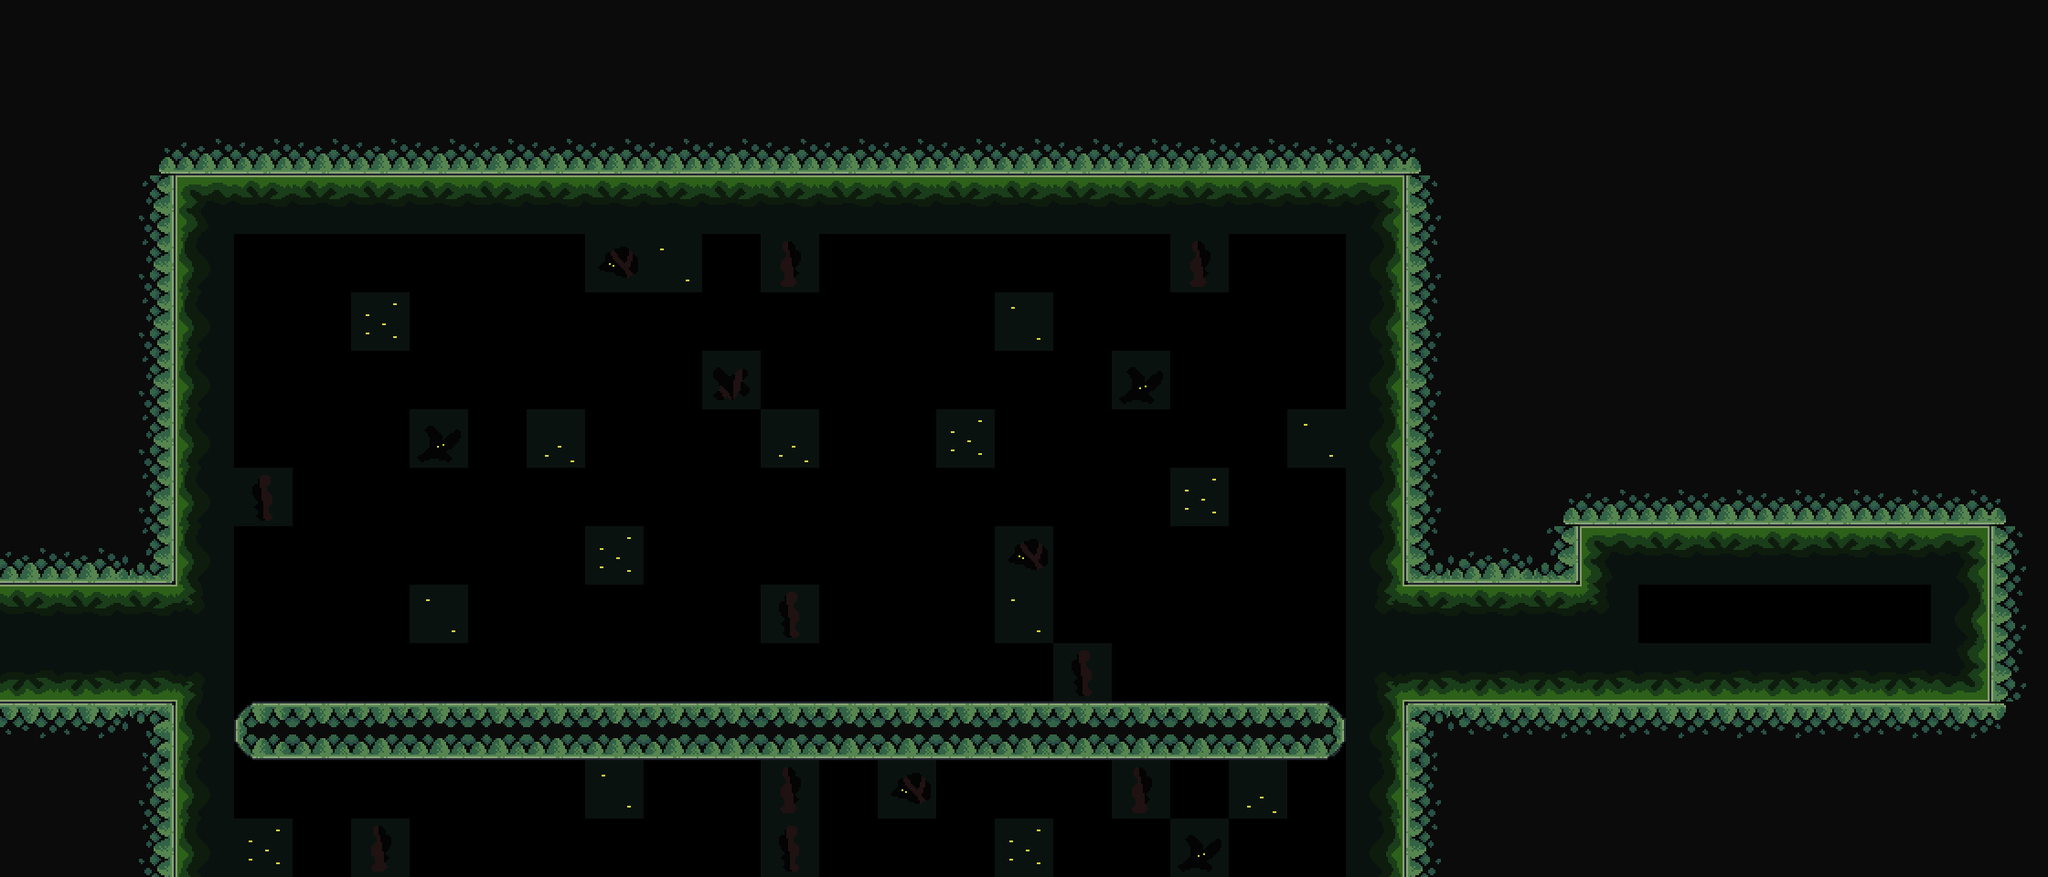

A level layout from a 2D game, rendered from its tile map. Below: a short description, then the map file with its tile-grid data intact:
An orthogonal 35x15 tile map with 64x64 px tiles, 2 tile layers (Terrain, BG), 4 tilesets and 20 objects (4x fly, 3x slime, 2x door, 2x gulka, 2x ranged_fly, ...).

<map version="1.10" tiledversion="1.11.0" orientation="orthogonal" renderorder="right-down" width="35" height="15" tilewidth="64" tileheight="64" infinite="0" nextlayerid="18" nextobjectid="35">
 <tileset firstgid="1" source="../tilesets/objects.tsx" />
 <tileset firstgid="40" source="../tilesets/grass_tileset.tsx" />
 <tileset firstgid="61" source="../tilesets/blue_tileset.tsx" />
 <tileset firstgid="97" source="../tilesets/grass_floor_tileset.tsx" />
 <layer id="1" name="Terrain" width="35" height="15">
  <data encoding="csv">
105,105,105,105,105,105,105,105,105,105,105,105,105,105,105,105,105,105,105,105,105,105,105,105,105,105,105,105,105,105,105,105,105,105,105,
105,105,105,105,105,105,105,105,105,105,105,105,105,105,105,105,105,105,105,105,105,105,105,105,105,105,105,105,105,105,105,105,105,105,105,
105,105,107,112,112,112,112,112,112,112,112,112,112,112,112,112,112,112,112,112,112,112,112,112,108,105,105,105,105,105,105,105,105,105,105,
105,105,106,0,0,0,0,0,0,0,0,0,0,0,0,0,0,0,0,0,0,0,0,0,104,105,105,105,105,105,105,105,105,105,105,
105,105,106,0,0,0,0,0,0,0,0,0,0,0,0,0,0,0,0,0,0,0,0,0,104,105,105,105,105,105,105,105,105,105,105,
105,105,106,0,0,0,0,0,0,0,0,0,0,0,0,0,0,0,0,0,0,0,0,0,104,105,105,105,105,105,105,105,105,105,105,
105,105,106,0,0,0,0,0,0,0,0,0,0,0,0,0,0,0,0,0,0,0,0,0,104,105,105,105,105,105,105,105,105,105,105,
105,105,106,0,0,0,0,0,0,0,0,0,0,0,0,0,0,0,0,0,0,0,0,0,104,105,105,105,105,105,105,105,105,105,105,
105,105,106,0,0,0,0,0,0,0,0,0,0,0,0,0,0,0,0,0,0,0,0,0,104,105,107,112,112,112,112,112,112,112,108,
112,112,113,0,0,0,0,0,0,0,0,0,0,0,0,0,0,0,0,0,0,0,0,0,111,112,113,0,0,0,0,0,0,0,104,
0,0,0,0,0,0,0,0,0,0,0,0,0,0,0,0,0,0,0,0,0,0,0,0,0,0,0,0,0,0,0,0,0,0,104,
0,0,0,0,0,0,0,0,0,0,0,0,0,0,0,0,0,0,0,0,0,0,0,0,0,0,0,0,0,0,0,0,0,0,104,
98,98,99,0,100,101,101,101,101,101,101,101,101,101,101,101,101,101,101,101,101,101,102,0,97,98,98,98,98,98,98,98,98,98,115,
105,105,106,0,0,0,0,0,0,0,0,0,0,0,0,0,0,0,0,0,0,0,0,0,104,105,105,105,105,105,105,105,105,105,105,
105,105,106,0,0,0,0,0,0,0,0,0,0,0,0,0,0,0,0,0,0,0,0,0,104,105,105,105,105,105,105,105,105,105,105
</data>
 </layer>
 <layer id="17" name="BG" width="35" height="15">
  <data encoding="csv">
0,0,0,0,0,0,0,0,0,0,0,0,0,0,0,0,0,0,0,0,0,0,0,0,0,0,0,0,0,0,0,0,0,0,0,
0,0,0,0,0,0,0,0,0,0,0,0,0,0,0,0,0,0,0,0,0,0,0,0,0,0,0,0,0,0,0,0,0,0,0,
0,0,0,0,0,0,0,0,0,0,0,0,0,0,0,0,0,0,0,0,0,0,0,0,0,0,0,0,0,0,0,0,0,0,0,
0,0,0,40,41,41,41,41,41,41,41,41,41,41,41,41,41,41,41,41,41,41,41,42,0,0,0,0,0,0,0,0,0,0,0,
0,0,0,47,0,0,0,0,0,0,52,53,0,57,0,0,0,0,0,0,57,0,0,49,0,0,0,0,0,0,0,0,0,0,0,
0,0,0,47,0,0,46,0,0,0,0,0,0,0,0,0,0,53,0,0,0,0,0,49,0,0,0,0,0,0,0,0,0,0,0,
0,0,0,47,0,0,0,0,0,0,0,0,58,0,0,0,0,0,0,45,0,0,0,49,0,0,0,0,0,0,0,0,0,0,0,
0,0,0,47,0,0,0,45,0,60,0,0,0,60,0,0,46,0,0,0,0,0,53,49,0,0,0,0,0,0,0,0,0,0,0,
0,0,0,47,59,0,0,0,0,0,0,0,0,0,0,0,0,0,0,0,46,0,0,49,0,0,0,0,0,0,0,0,0,0,0,
0,0,0,47,0,0,0,0,0,0,46,0,0,0,0,0,0,52,0,0,0,0,0,49,0,0,0,40,41,41,41,41,41,42,0,
41,41,41,51,0,0,0,53,0,0,0,0,0,59,0,0,0,53,0,0,0,0,0,50,41,41,41,51,0,0,0,0,0,49,0,
55,55,55,44,0,0,0,0,0,0,0,0,0,0,0,0,0,0,59,0,0,0,0,43,55,55,55,55,55,55,55,55,55,56,0,
0,0,0,47,0,0,0,0,0,0,0,0,0,0,0,0,0,0,0,0,0,0,0,49,0,0,0,0,0,0,0,0,0,0,0,
0,0,0,47,0,0,0,0,0,0,53,0,0,57,0,52,0,0,0,57,0,60,0,49,0,0,0,0,0,0,0,0,0,0,0,
0,0,0,47,46,0,57,0,0,0,0,0,0,59,0,0,0,46,0,0,45,0,0,49,0,0,0,0,0,0,0,0,0,0,0
</data>
 </layer>
 <objectgroup id="12" name="Objects">
  <object id="11" name="player" gid="31" x="-19.3333" y="786" width="96" height="96">
   <properties>
    <property name="spawn" value="left" />
   </properties>
  </object>
  <object id="13" name="chest" gid="3" x="2099" y="767.667" width="50" height="36">
   <properties>
    <property name="item" value="throw_attack" />
    <property name="reverse" type="bool" value="true" />
   </properties>
  </object>
  <object id="17" name="door" x="1537" y="650.33" width="63.3333" height="63.3333">
   <properties>
    <property name="mode" value="distance" />
    <property name="open_distance" type="int" value="1300" />
    <property name="reverse" type="bool" value="false" />
    <property name="should_close" type="bool" value="true" />
   </properties>
  </object>
  <object id="18" name="door" x="128" y="650.333" width="63.3333" height="63.3333">
   <properties>
    <property name="mode" value="cross" />
    <property name="open_distance" type="int" value="0" />
    <property name="reverse" type="bool" value="true" />
    <property name="should_close" type="bool" value="true" />
   </properties>
  </object>
 </objectgroup>
 <objectgroup id="16" name="Enemies">
  <object id="19" name="slime" gid="29" x="774" y="759.333" width="36" height="32" />
  <object id="20" name="slime" gid="29" x="862" y="759.333" width="36" height="32" />
  <object id="21" name="slime" gid="29" x="950" y="760.667" width="36" height="32" />
  <object id="22" name="fly" gid="30" x="204" y="370.333" width="48" height="42" />
  <object id="23" name="fly" gid="30" x="330.667" y="246.333" width="48" height="42" />
  <object id="24" name="fly" gid="30" x="1352" y="241" width="48" height="42" />
  <object id="25" name="fly" gid="30" x="1486.67" y="375.667" width="48" height="42" />
  <object id="26" name="gulka" gid="9" x="192.333" y="240.667" width="46" height="48">
   <properties>
    <property name="facing_direction" value="down" />
   </properties>
  </object>
  <object id="27" name="gulka" gid="9" x="1488.67" y="240" width="46" height="48">
   <properties>
    <property name="facing_direction" value="down" />
   </properties>
  </object>
  <object id="28" name="ranged_fly" gid="30" x="298" y="339" width="48" height="42" />
  <object id="29" name="ranged_fly" gid="30" x="1393.33" y="328.333" width="48" height="42" />
  <object id="30" name="runner" gid="10" x="1005.33" y="760" width="24" height="50" />
  <object id="31" name="runner" gid="10" x="708" y="760" width="24" height="50" />
  <object id="33" name="fool_eater" gid="38" x="194" y="344" width="90" height="90">
   <properties>
    <property name="facing_direction" value="right" />
   </properties>
  </object>
  <object id="34" name="fool_eater" gid="38" x="1444" y="346" width="90" height="90">
   <properties>
    <property name="facing_direction" value="left" />
   </properties>
  </object>
 </objectgroup>
 <objectgroup id="13" name="Data">
  <properties>
   <property name="bg" value="" />
   <property name="bottom_limit" type="int" value="200" />
   <property name="death_border_bottom" type="int" value="0" />
   <property name="horizon_line" type="int" value="600" />
   <property name="level_unlock" type="int" value="1" />
   <property name="top_limit" type="int" value="100" />
  </properties>
  <object id="4" name="Data" x="320" y="0" width="64" height="64">
   <properties>
    <property name="bg_color" value="#0a120f" />
    <property name="next_room_down" value="death" />
    <property name="next_room_left" value="6" />
    <property name="next_room_right" value="7" />
    <property name="next_room_up" value="7" />
    <property name="top_limit" type="int" value="0" />
   </properties>
  </object>
 </objectgroup>
</map>
